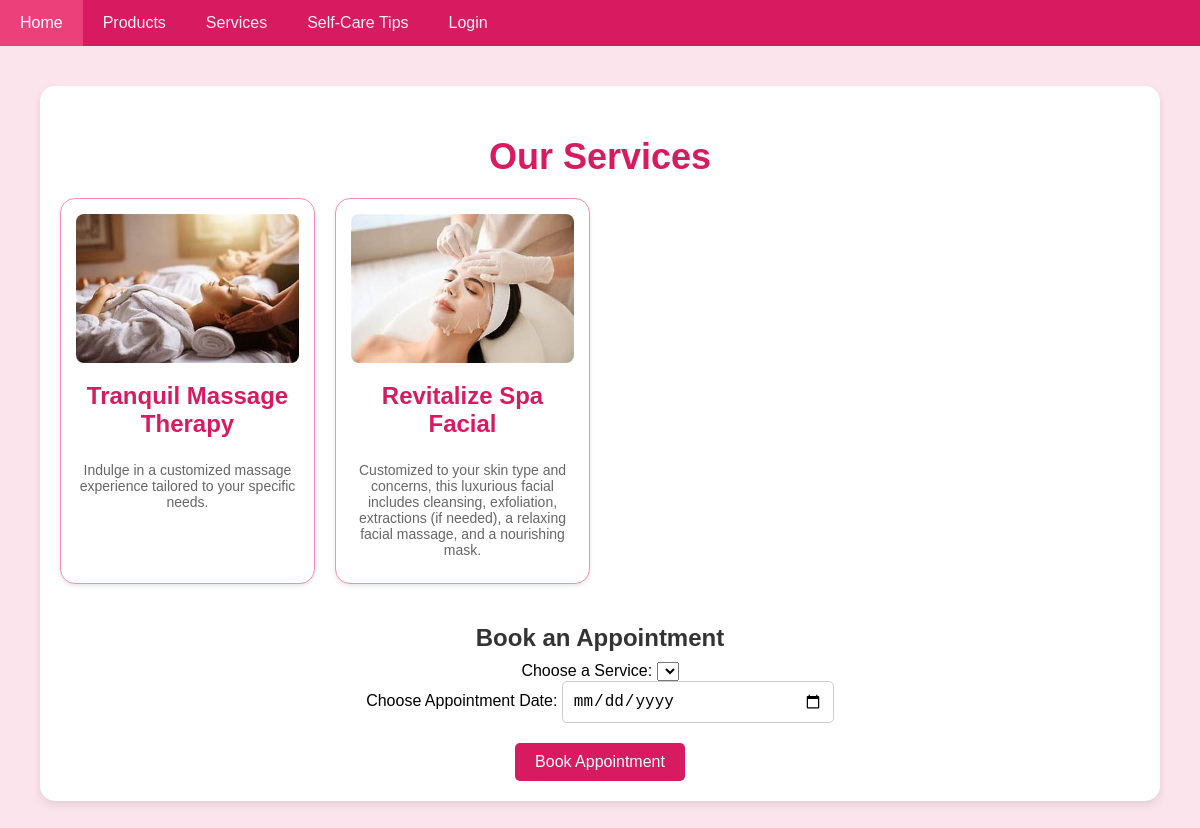
The app's page /selfCareWebsite/services.php with its own data.
### tables this page shows
CREATE TABLE `services` (
  `ServiceID` int(11) NOT NULL,
  `Name` varchar(100) DEFAULT NULL,
  `Description` text DEFAULT NULL,
  `Price` decimal(10,2) DEFAULT NULL,
  `ImageURL` varchar(255) DEFAULT NULL
);

### selfCareWebsite/services.php (the view, shortened to what this page needs)
<?php
include 'db_connection.php';
?>
<!DOCTYPE html>
<html lang="en">
<head>
</head>
<body>
    <div class="navbar">
        <a href="index.php">Home</a>
        <a href="products.php">Products</a>
        <a href="services.php">Services</a>
        <a href="selfcaretips.php">Self-Care Tips</a>
        <a href="login.php">Login</a>
    </div>
    <div class="container">
    <h2>Our Services</h2>
        <div class="services">
            <?php
            $query = "SELECT * FROM services";
            $result = $connection->query($query);
            if ($result->num_rows > 0) {
                while ($service = $result->fetch_assoc()) {
                    echo '<div class="service">';
                    echo '<img src="images/services/' . htmlspecialchars($service['ImageURL']) . '" alt="' . htmlspecialchars($service['Name']) . '">';
                    echo '<h3>' . htmlspecialchars($service['Name']) . '</h3>';
                    echo '<p>' . htmlspecialchars($service['Description']) . '</p>';
                    echo '</div>';
                }
            } else {
                echo "<p>No services available at the moment.</p>";
            }
            ?>
        </div>
        <div id="calendar">
            <h3>Book an Appointment</h3>
 <form action="services.php" method="POST">
                <label for="service_id">Choose a Service:</label>
                <select name="service_id" id="service_id" required>
                    <?php
                    $result = $connection->query($query);
                    if ($result === false) {
                        echo "<option>Error fetching services.</option>";
                    } else if ($result->num_rows > 0) {
                        while ($row = $result->fetch_assoc()) {
                            echo "<option value='" . $row['ServiceID'] . "'>" . $row['ServiceName'] . "</option>";
                        }
                    } else {
                        echo "<option>No services available</option>";
                    }
                    ?>
                </select>
                <br>
                <label for="appointment_date">Choose Appointment Date:</label>
                <input type="date" name="appointment_date" id="appointment_date" required>
                <br>
                <button type="submit">Book Appointment</button>
            </form>
        </div>
    </div>
</body>
</html>

### selfCareWebsite/services.php (style rules this page uses)
body { font-family: 'Comic Sans MS', cursive, sans-serif; background-color: #fce4ec; margin: 0; padding: 0; }
.container { width: 90%; max-width: 1200px; margin: 40px auto; padding: 20px; background-color: #fff; border-radius: 15px; box-shadow: 0 4px 8px rgba(0, 0, 0, 0.1); }
h2 { text-align: center; font-size: 36px; color: #d81b60; margin-bottom: 20px; }
.services { display: grid; grid-template-columns: repeat(auto-fill, minmax(250px, 1fr)); gap: 20px; margin-bottom: 40px; }
.service { padding: 15px; background-color: #fff; border: 1px solid #f48fb1; border-radius: 15px; box-shadow: 0 2px 4px rgba(0, 0, 0, 0.1); text-align: center; transition: transform 0.3s ease; }
.service img { width: 100%; height: auto; border-radius: 8px; }
.service h3 { font-size: 24px; color: #d81b60; margin-top: 15px; }
.service p { font-size: 14px; color: #666; margin: 10px 0; }
#calendar { text-align: center; margin-top: 30px; }
#calendar h3 { font-size: 24px; margin-bottom: 10px; color: #333; }
#calendar input[type="date"] { padding: 10px; font-size: 16px; border: 1px solid #ccc; border-radius: 5px; margin-bottom: 20px; width: 250px; }
#calendar button { padding: 10px 20px; background-color: #d81b60; color: white; border: none; border-radius: 5px; cursor: pointer; font-size: 16px; transition: background-color 0.3s ease; }
.navbar { background-color: #d81b60; overflow: hidden; }
.navbar a { float: left; display: block; color: #f2f2f2; text-align: center; padding: 14px 20px; text-decoration: none; }

### records on screen
services: ImageURL (picture), Name "Tranquil Massage Therapy", Description "Indulge in a customized massage experience tailored to your specific needs."
services: ImageURL (picture), Name "Revitalize Spa Facial", Description "Customized to your skin type and concerns, this luxurious facial includes cleansing, exfoliation, extractions (if needed), a relaxing facial massage, and a nourishing mask."
